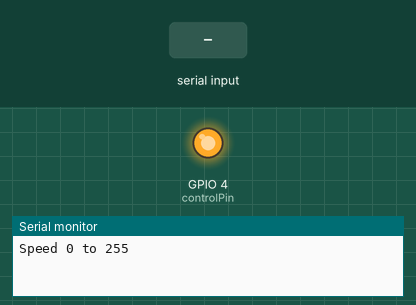
This sketch was run on a simulated ESP32. Parts: output pins drawn as LEDs (lit = HIGH), the last lines printed to the serial monitor. The inputs (shaded band) are chosen by the test bench.

Above: at 1.2 s.
1.3 s: "90,45\n" received over Serial
At 1.7 s:
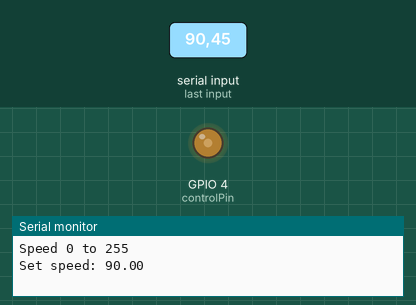
2.8 s: "200\n" received over Serial
At 3.9 s:
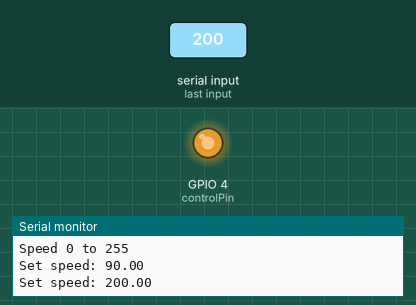
4.3 s: "90\n" received over Serial
At 5.0 s:
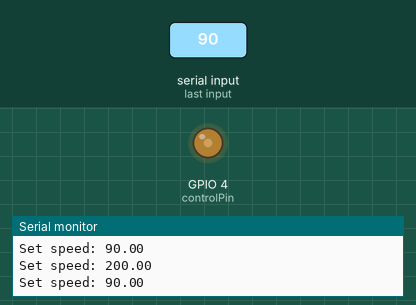
Timing chart, 0 to 7.3 s (numbered marks = the images above; inputs shaded):
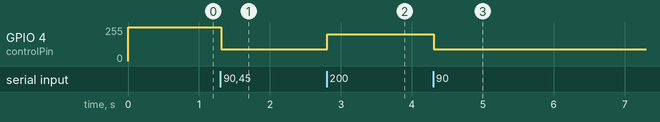

The sketch:

12v_fan-setRPM.ino
```cpp
// change speed of fan by writing into the Serial Window a value between 0 and 256.

#define channel 0 // led channel
#define controlPin 4

#define ledc_resolution 8 // 8 bit
#define ledc_frequency 5 // 5hz

float speed = 255; // max PWM signal -> max motor speed

void setup()
{
  Serial.begin(9600);
  while (! Serial);
  Serial.println("Speed 0 to 255");

  ledcSetup(channel, ledc_frequency, ledc_resolution); // frequency = 5000 hertz, resolution = 8 bit
  ledcAttachPin(controlPin, channel);
  ledcWrite(channel, speed);

}

void loop()
{

  String readString;

  while (Serial.available()) {
    char c = Serial.read();
    readString += c;
    delay(2);
  }

  if (readString.length() > 0) {
    speed = readString.toFloat();
    int maxFreq = pow(2, ledc_resolution);
    speed = constrain(speed, 0, maxFreq);  //min 0, max 256
    Serial.println((String)"Set speed: " + speed);
    ledcWrite(channel, speed);
    readString = "";
  }
}
```

Measured:
- after the input at 1.3 s, GPIO 4 (controlPin): 255/255 → 90/255 at once
- after the input at 2.8 s, GPIO 4 (controlPin): 90/255 → 199/255 at once
- after the input at 4.3 s, GPIO 4 (controlPin): 199/255 → 90/255 at once
